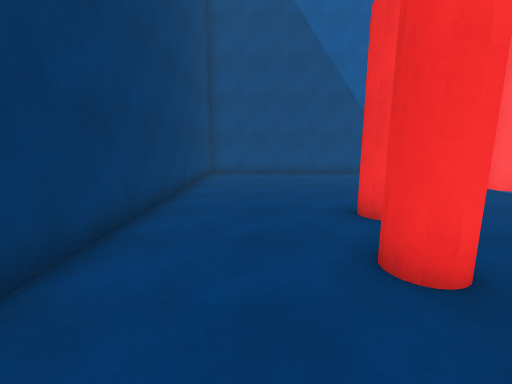
view 1 (above)

17 first-person views from a walk through a scene from a Unity 3-D project. The camera is 1.5 m above the floor, tilts 10° down and sees 90° across. The floor is counted in squares, 1 m on a side. Each view is taken from the middle of a square. On the plan, view 1 faces up. The plan holds only what a view shows up to about 13 squares ahead; the rest is blank. The place goes on beyond the plan. The player character is not drawn.

view 2
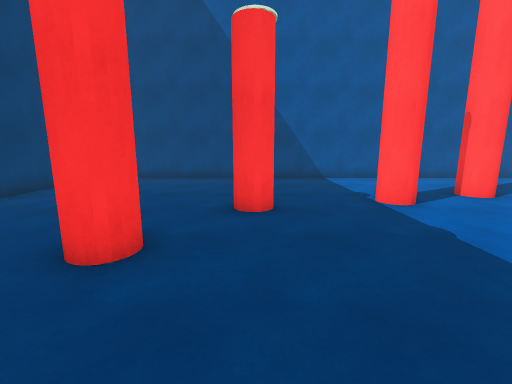

view 3
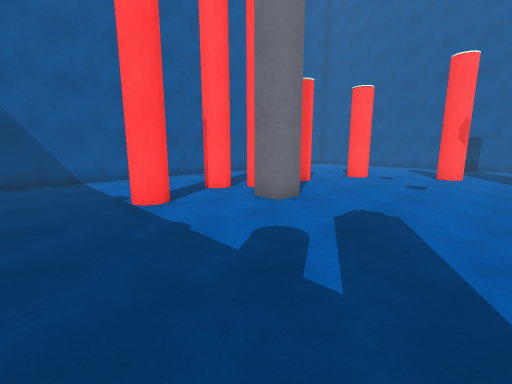

view 4
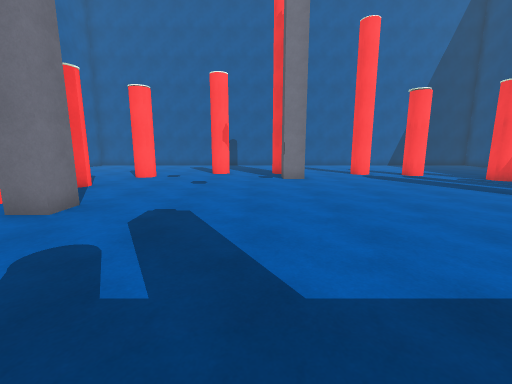

view 5
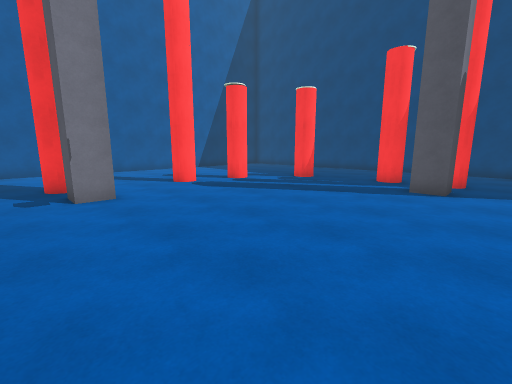

view 6
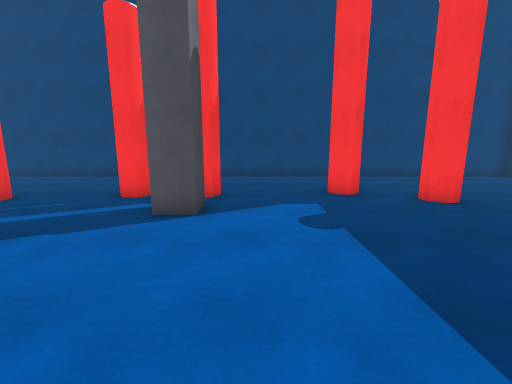

view 7
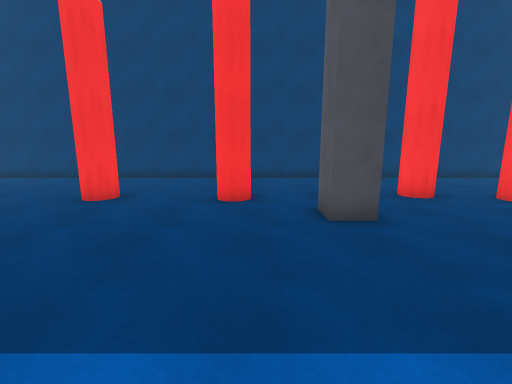

view 8
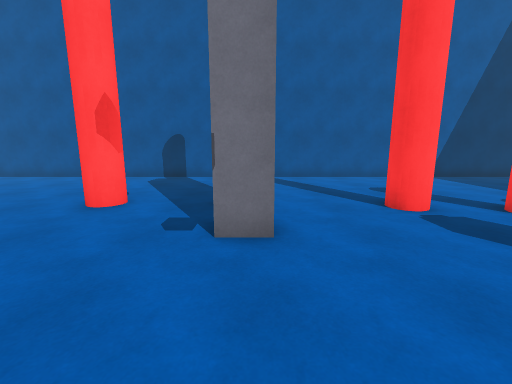

view 9
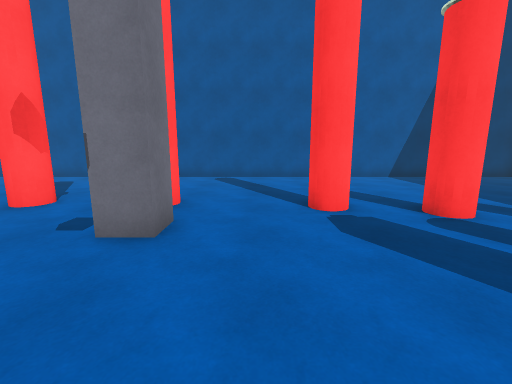

view 10
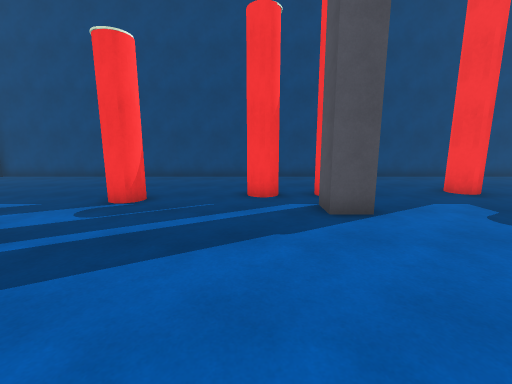

view 11
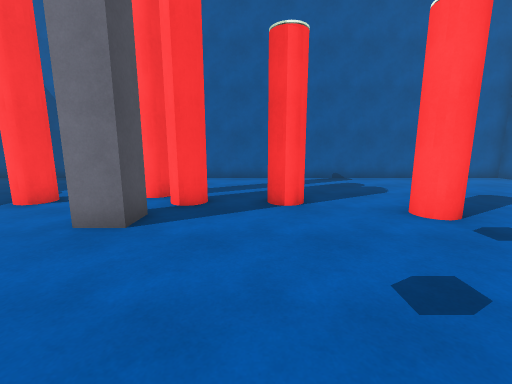

view 12
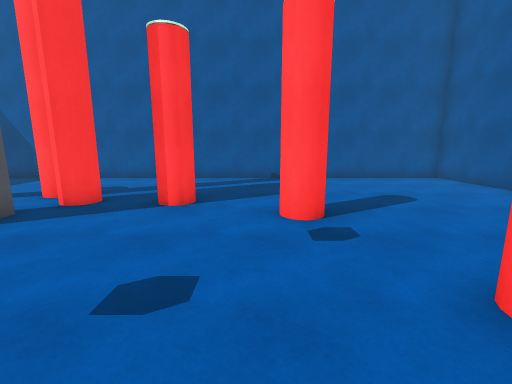

view 13
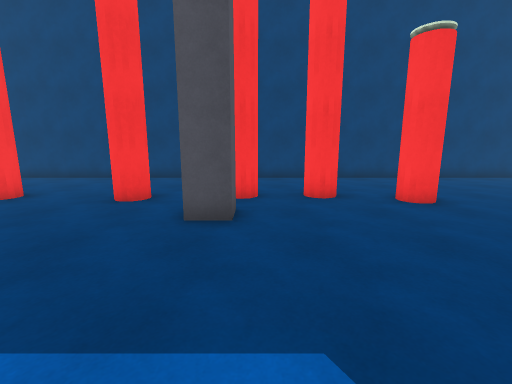

view 14
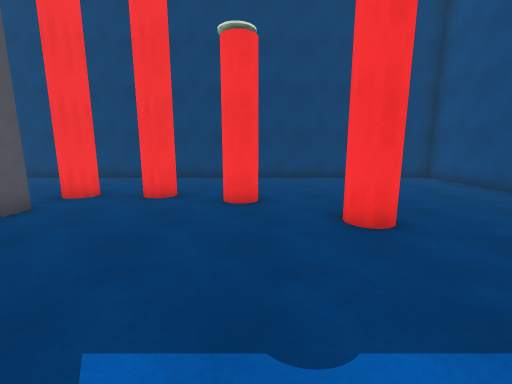

view 15
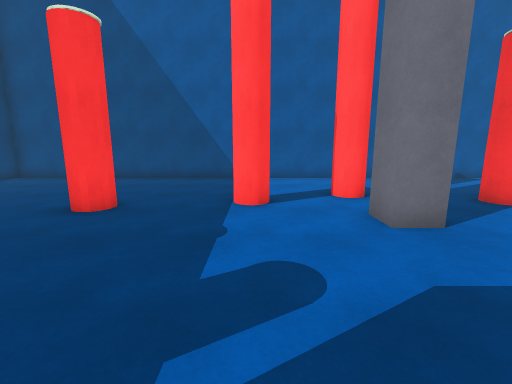

view 16
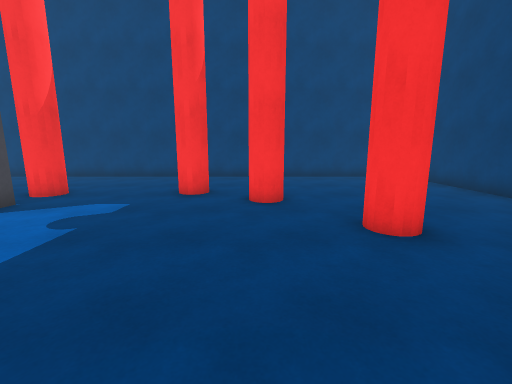

view 17
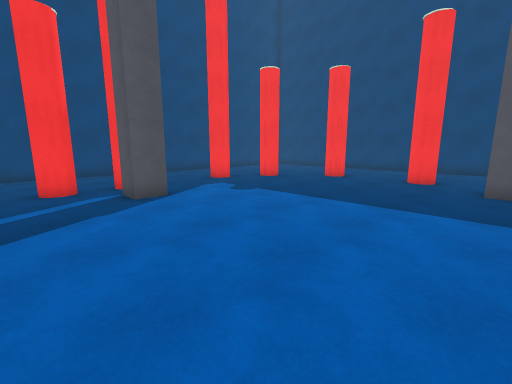

### Floor plan
Key: @ floor where view 1 was taken; # wall or solid block; x gap in a wall; . floor; O other object.
Columns run from 3 left of view 1 to 27 right of it. Each row starts with its distance up from view 1.
 15 ###############################
 14 #.............................#
 13 #.............................#
 12 #.............................#
 11 #.............................#
 10 #.............. ..............#
  9 #........... ...  x#..........#
  8 #.......#.............#.......#
  7 #..............#..............#
  6 #.....#.......................#
  5 #.............................#
  4 #.......................#.....#
  3 #....#........................#
  2 #.............................#
  1 #.... ...............##.#.....#
  0 #..@...#.............##.......#
 -1 #.............................#
 -2 #....OO.......................#
 -3 #.... O.......................#
 -4 #......................#......#
 -5 #.............................#
 -6 #....O.................#......#
 -7 #....O........................#
 -8 #..............#..............#
 -9 #.......#............#........#
-10 #......... .... x#............#
-11 #.............................#
-12 #.............................#
-13 #.............................#
-14 #.............................#
-15 ###############################

Positions as (right, up) in squares from view 1, and headings:
1: (0, 0), facing up
2: (5, 2), facing up
3: (6, 2), facing up-right
4: (6, 2), facing right
5: (10, 2), facing down-right
6: (10, -2), facing down
7: (10, -2), facing left
8: (14, 0), facing right
9: (14, -2), facing right
10: (14, -2), facing down
11: (15, 2), facing up
12: (18, 2), facing up
13: (10, 1), facing left
14: (10, 6), facing left
15: (9, 2), facing up
16: (5, -2), facing down
17: (15, 0), facing down-left
